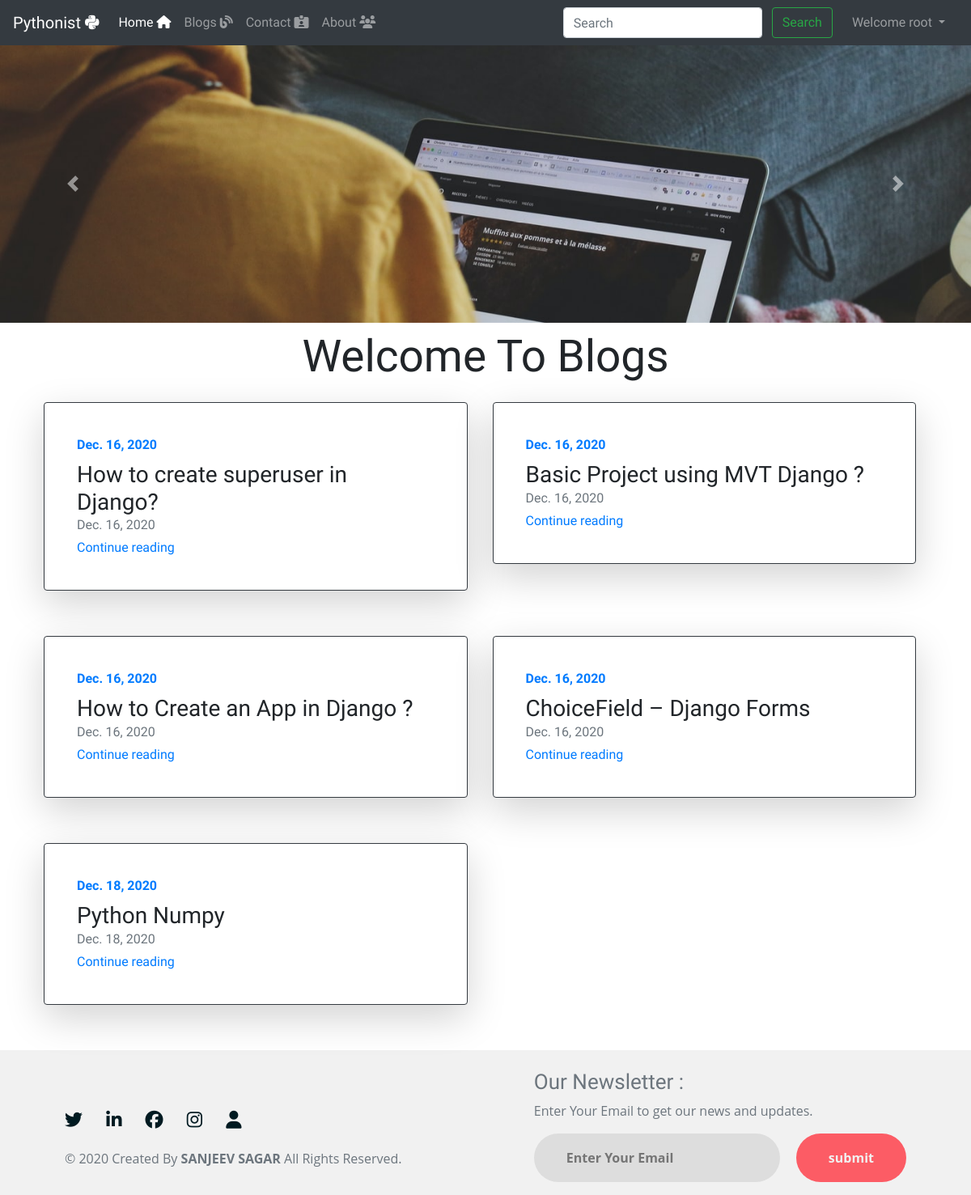
The app's page / (signed in) with its own data.
### Blogs/models.py (models this page shows, shortened)
class Post(models.Model):
    post_id = models.AutoField(primary_key= True)
    tilte = models.CharField(max_length=50)
    tilte_post = models.TextField()
    heading2 = models.CharField(max_length=50)
    post2 = models.TextField()
    About = models.TextField()
    slug = models.CharField(max_length=130)
    pub_date = models.DateField(null=True, blank=True)

### home/views.py (the view)
# urls.py: 2. Add a URL to urlpatterns:  path('', views.home, name='home')
def home(request):
    mypost = Post.objects.all()
    return render(request, 'home/home.html' , {'mypost':mypost})

### templates/home/home.html (shortened to what this page needs)
{% extends 'base.html' %}
{% load static %}
{% block homeactive %} active {% endblock homeactive %}
{% block body %}
<div id="carouselExampleInterval" class="carousel slide" data-ride="carousel">
  <div class="carousel-inner">
    <div class="carousel-item active" data-interval="10000">
      <img src="{% static 'pic1.jpg' %}" class="d-block w-100" alt="...">
    </div>
  </div>
  <a class="carousel-control-prev" href="#carouselExampleInterval" role="button" data-slide="prev">
    <span class="carousel-control-prev-icon" aria-hidden="true"></span>
  </a>
  <a class="carousel-control-next" href="#carouselExampleInterval" role="button" data-slide="next">
    <span class="carousel-control-next-icon" aria-hidden="true"></span>
  </a>
</div>
 <center> <div class="font" id="text"></div></center>
<div class="container mt-3 " style="font-family: 'Acme'">
    <div class="row my-2">
        {% for item in mypost %}
        <div class="col-md-6 mr-0">
            <div class="row g-0 border rounded overflow-hidden flex-md-row mb-4 shadow-sm h-md-250 position-relative shadow-lg p-3 mb-5 bg-white rounded border border-dark">
                <div class="col p-4 d-flex flex-column position-static">
                    <strong class="d-inline-block mb-2 text-primary">{{item.pub_date}}</strong>
                    <h3 class="mb-0">{{item.tilte}}</h3>
                    <div class="mb-1 text-muted">{{item.pub_date}}</div>
                    <a href="/Blogs/{{item.slug}}" class="stretched-link">Continue reading</a>
                </div>
            </div>
        </div>
        {% if forloop.counter|divisibleby:2%}
    </div>
    <div class="row my-2">
        {%endif%}
        {%endfor%}</div>
</div>
{% endblock body %}

### templates/base.html (shortened to what this page needs)
{% load static %}
<!doctype html>
<html lang="en">
<head>
  <link rel="stylesheet" type="text/css" href="{% static 'css.css' %}">
</head>
<body>
  <nav class="navbar navbar-expand-lg navbar-dark bg-dark" style="font-family: 'Acme'">
    <a class="navbar-brand" href="/">Pythonist <i class="fab fa-python" aria-hidden="true"></i></a>
    <div class="collapse navbar-collapse" id="navbarSupportedContent">
      <ul class="navbar-nav mr-auto">
        <li class="nav-item {% block homeactive %} {% endblock homeactive %}">
          <a class="nav-link" href="/">Home <i class="fa fa-home" aria-hidden="true"></i></a>
        </li>
        <li class="nav-item {% block blogactive %} {% endblock blogactive %}">
          <a class="nav-link" href="/Blogs">Blogs <i class="fas fa-blog" aria-hidden="true"></i></a>
        </li>
        <li class="nav-item {% block contactactive %} {% endblock contactactive %}">
          <a class="nav-link" href="/contact/">Contact <i class="fas fa-id-card-alt" aria-hidden="true"></i></a>
        </li>
        <li class="nav-item {% block aboutactive %} {% endblock aboutactive %}">
          <a class="nav-link" href="/about">About <i class="fa fa-users" aria-hidden="true"></i></a>
        </li>
      </ul>
      <div class="ml-auto form-inline">
        <form method="get" action="/search" class=" my-2 my-lg-0 mx-3">
          <input class="form-control mr-sm-2" type="search" placeholder="Search" aria-label="Search" name="query"
            id="query">
          <button class="btn btn-outline-success my-2 my-sm-0" type="submit">Search</button>
        </form>
        {% if user.is_authenticated %}
        <ul class="navbar-nav mr-2">
          <li class="nav-item dropdown">
            <a class="nav-link dropdown-toggle" href="#" id="navbarDropdown" role="button" data-toggle="dropdown"
              aria-haspopup="true" aria-expanded="false">
              Welcome {{request.user}}
            </a>
          </li>
        </ul>
        {% endif %}
      </div>
    </div>
  </nav>
  {% block body %}
  {% endblock body %}
  <footer class="footer mt-auto py-3 ">
    <div class="container mt-2">
      <span class="text-muted">
        <div class="container" style="padding-top: -1%;">
          <div class="main" style="padding-bottom: -2%;">
            <div class="footer-container0">
              <div class="left-col">
                <div class="social-media">
                  <a href="https://twitter.com/Sanjeev88841046" target="blank_"><i class="fab fa-twitter"
                      aria-hidden="true"></i></a>
                  <a href="https://www.linkedin.com/in/sanjeev-sagar-507560183/" target="blank_"><i
                      class="fab fa-linkedin-in" aria-hidden="true"></i></a>
                  <a href="https://www.facebook.com/sanjeev.sagar.39589/" target="blank_"><i class="fab fa-facebook"
                      aria-hidden="true"></i></a>
                  <a href="https://www.instagram.com/sanjeev_sagar07/" target="blank_"><i class="fab fa-instagram"
                      aria-hidden="true"></i></i></a>
                  <a href="https://sanjeevsagar787.github.io/github.io./" target="blank_"><i class="fa fa-user"
                      aria-hidden="true"></i></i></i></a>
                </div>
                <p class="rights-text">© 2020 Created By <b>SANJEEV SAGAR</b> All Rights Reserved.</p>
              </div>
              <div class="right-col">
                <h1 style="font-family: 'Acme';">Our Newsletter :</h1>
                <p>Enter Your Email to get our news and updates.</p>
                <form action="/" class="newsletter-form" method="POST"><input type="hidden" name="csrfmiddlewaretoken"
                  <input type="text" class="txtb" placeholder="Enter Your Email" name="email" required="">
                  <input type="submit" class="btn0" value="submit">
                </form>
              </div>
            </div>
          </div>
        </div>
      </span>
    </div>
  </footer>
</body>
</html>

### templates/base.html (style rules this page uses)
.row { display: -ms-flexbox; display: flex; -ms-flex-wrap: wrap; flex-wrap: wrap; margin-right: 4px; margin-left: -3px; }
#text { font-family: 'Acme', sans-serif; font-size: 6ch; text-align: center; font-weight: 3%; }
body { margin: 0; padding: 0; font-family: "Open Sans", sans-serif; }
footer { background: #f1f1f1; padding: 90px 0; }
.footer-container0 { max-width: 1300px; margin: auto; padding: 0 20px; display: flex; justify-content: space-between; align-items: center; flex-wrap: wrap-reverse; }
.social-media { margin: 20px 0; }
.social-media a { color: #001a21; margin-right: 25px; font-size: 22px; text-decoration: none; transition: .3s linear; }
.right-col h1 { font-size: 26px; }
.newsletter-form { display: flex; justify-content: center; align-items: center; flex-wrap: wrap; }
.txtb { flex: 1; padding: 18px 40px; font-size: 16px; color: #293043; background: #ddd; border: none; font-weight: 700; outline: none; border-radius: 30px; min-width: 260px; }
.btn0 { padding: 18px 40px; font-size: 16px; color: #f1f1f1; background: #fc5c65; border: none; font-weight: 700; outline: none; border-radius: 30px; margin-left: 20px; cursor: pointer; transition: opacity .3s linear; }

### records on screen
Post: pub_date "Dec. 16, 2020", tilte "How to create superuser in Django?"
Post: pub_date "Dec. 16, 2020", tilte "Basic Project using MVT Django ?"
Post: pub_date "Dec. 16, 2020", tilte "How to Create an App in Django ?"
Post: pub_date "Dec. 16, 2020", tilte "ChoiceField – Django Forms"
Post: pub_date "Dec. 18, 2020", tilte "Python Numpy"

### other values on screen
{{ request.user }} "root"
